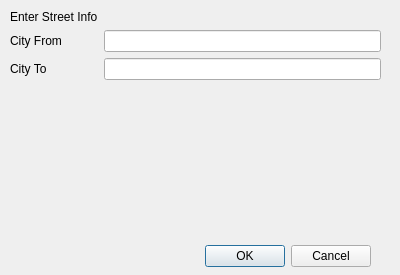
<?xml version="1.0" encoding="UTF-8"?>
<ui version="4.0">
 <class>AddStreetDialog</class>
 <widget class="QDialog" name="AddStreetDialog">
  <property name="geometry">
   <rect>
    <x>0</x>
    <y>0</y>
    <width>400</width>
    <height>275</height>
   </rect>
  </property>
  <property name="windowTitle">
   <string>Dialog</string>
  </property>
  <widget class="QDialogButtonBox" name="buttonBox">
   <property name="geometry">
    <rect>
     <x>30</x>
     <y>240</y>
     <width>341</width>
     <height>32</height>
    </rect>
   </property>
   <property name="orientation">
    <enum>Qt::Horizontal</enum>
   </property>
   <property name="standardButtons">
    <set>QDialogButtonBox::Cancel|QDialogButtonBox::Ok</set>
   </property>
  </widget>
  <widget class="QWidget" name="formLayoutWidget">
   <property name="geometry">
    <rect>
     <x>10</x>
     <y>10</y>
     <width>371</width>
     <height>157</height>
    </rect>
   </property>
   <layout class="QFormLayout" name="formLayout">
    <item row="0" column="0">
     <widget class="QLabel" name="label">
      <property name="text">
       <string>Enter Street Info</string>
      </property>
     </widget>
    </item>
    <item row="2" column="0">
     <widget class="QLabel" name="label_2">
      <property name="text">
       <string>City From</string>
      </property>
     </widget>
    </item>
    <item row="2" column="1">
     <widget class="QLineEdit" name="input_City_from"/>
    </item>
    <item row="3" column="0">
     <widget class="QLabel" name="label_3">
      <property name="text">
       <string>City To</string>
      </property>
     </widget>
    </item>
    <item row="3" column="1">
     <widget class="QLineEdit" name="input_City_to">
      <property name="clearButtonEnabled">
       <bool>false</bool>
      </property>
     </widget>
    </item>
   </layout>
  </widget>
 </widget>
 <tabstops>
  <tabstop>input_City_from</tabstop>
  <tabstop>input_City_to</tabstop>
 </tabstops>
 <resources/>
 <connections/>
</ui>
